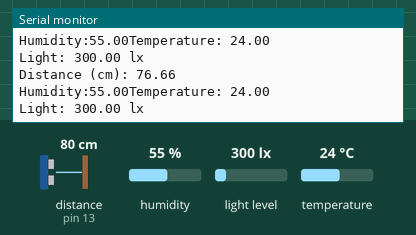
This sketch was run on a simulated Arduino Uno, built with avr-gcc and run on an emulated ATmega328P. On the bench: the last lines printed to the serial monitor. Wiring (inferred from the names in the program): ultrasonic range finder: trigger pin 12; echo pin 13. The inputs (shaded band) are chosen by the test bench; at power-on: distance to the obstacle (sensor on pin 13) 80 cm, humidity 55 %, light level 300 lx, temperature 24 °C. The echo pulse lasts 58.3 µs per cm.

Above: at 2.3 s.
2.4 s: distance to the obstacle (sensor on pin 13) set to 2 cm
At 3.8 s:
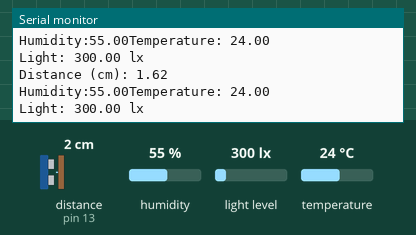
3.9 s: humidity set to 22 %
5.4 s: light level set to 40 lx
At 6.3 s:
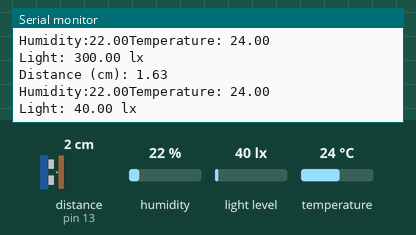
6.9 s: temperature set to 12 °C
At 8.2 s:
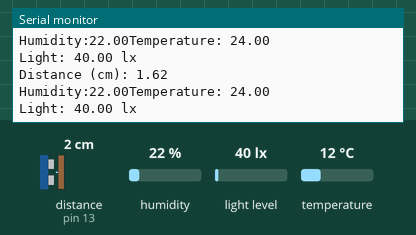
8.4 s: distance to the obstacle (sensor on pin 13) set to 4 cm
At 9.8 s:
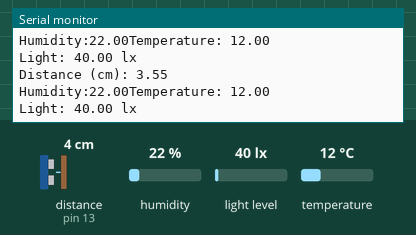
9.9 s: light level set to 500 lx
At 12.2 s:
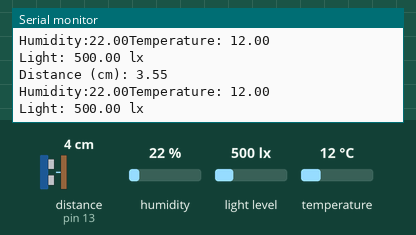
Timing chart, 0 to 12.4 s (numbered marks = the images above; inputs shaded):
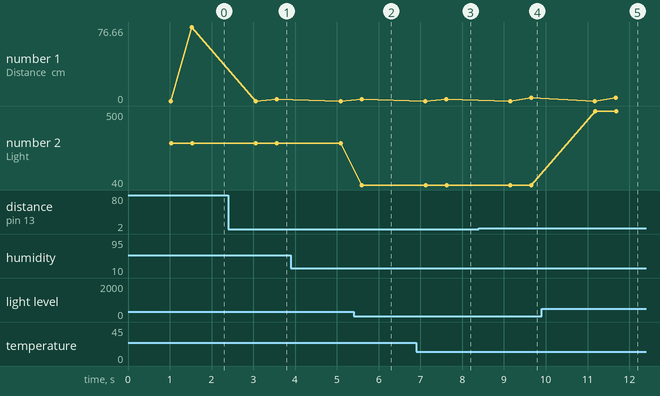

Measured:
- after the input at 2.4 s, the serial monitor: prints a new line after 1.2 s (image 1)
- after the input at 5.4 s, the serial monitor: prints a new line after 0.20 s (image 2)
- after the input at 8.4 s, the serial monitor: prints a new line after 1.3 s (image 4)
- after the input at 9.9 s, the serial monitor: prints a new line after 1.3 s (image 5)
- plotted number 1: 76.66 → 1.62 after the input at 2.4 s, 1.62 → 3.55 after the input at 8.4 s
- plotted number 2: 300 → 40 after the input at 5.4 s, 40 → 500 after the input at 9.9 s

The sketch:

multisensor_withoutpuskar.ino
```cpp
#include "DHT.h"
#include <Wire.h>
#include <BH1750.h>
const int trigPin = 12;
const int echoPin = 13 ;
#define DHTPIN 2
#define SOUND_SPEED 0.033
#define DHTTYPE DHT11
BH1750 lightMeter;
DHT dht(DHTPIN, DHTTYPE);
long duration;
float distanceCm;
void setup() {
  Serial.begin(115200);
  pinMode(trigPin, OUTPUT);
  pinMode(echoPin, INPUT);
  Wire.begin();
   lightMeter.begin();

  Serial.println(F("BH1750 Test begin"));


  Serial.begin(115200);
  dht.begin();
  pinMode(trigPin, OUTPUT);
  pinMode(echoPin, INPUT);
}

void loop() {
  digitalWrite(trigPin, LOW);
  delayMicroseconds(2);
  digitalWrite(trigPin, HIGH);
  delayMicroseconds(10);
  digitalWrite(trigPin, LOW);
  float h = dht.readHumidity();
  float t = dht.readTemperature();

  duration = pulseIn(echoPin, HIGH);
  distanceCm = duration * SOUND_SPEED/2;
  Serial.print("Distance (cm): ");
  Serial.println(distanceCm);
  Serial.print("Humidity:");
  Serial.print(h);
  Serial.print("Temperature: ");
  Serial.print(t);
  Serial.print("\n");

  float lux = lightMeter.readLightLevel();
  Serial.print("Light: ");
  Serial.print(lux);
  Serial.println(" lx");

  delay(500);
}
```
